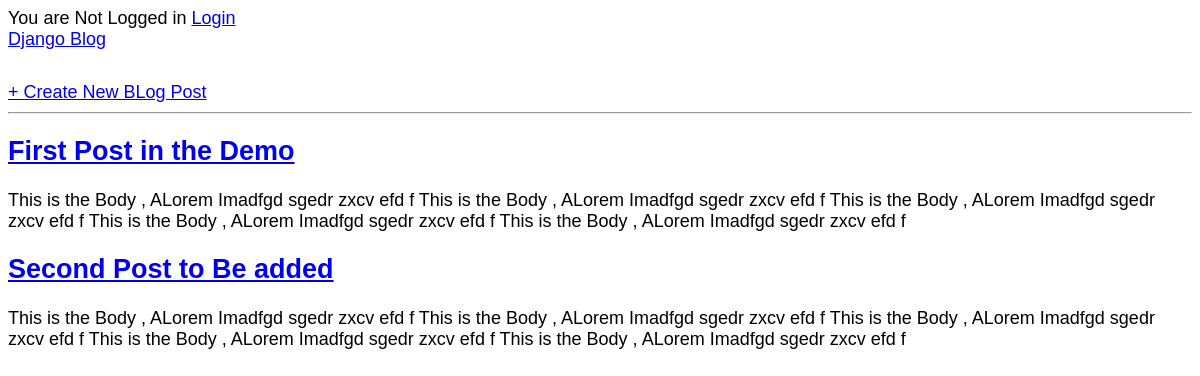
The app's page /, older data.
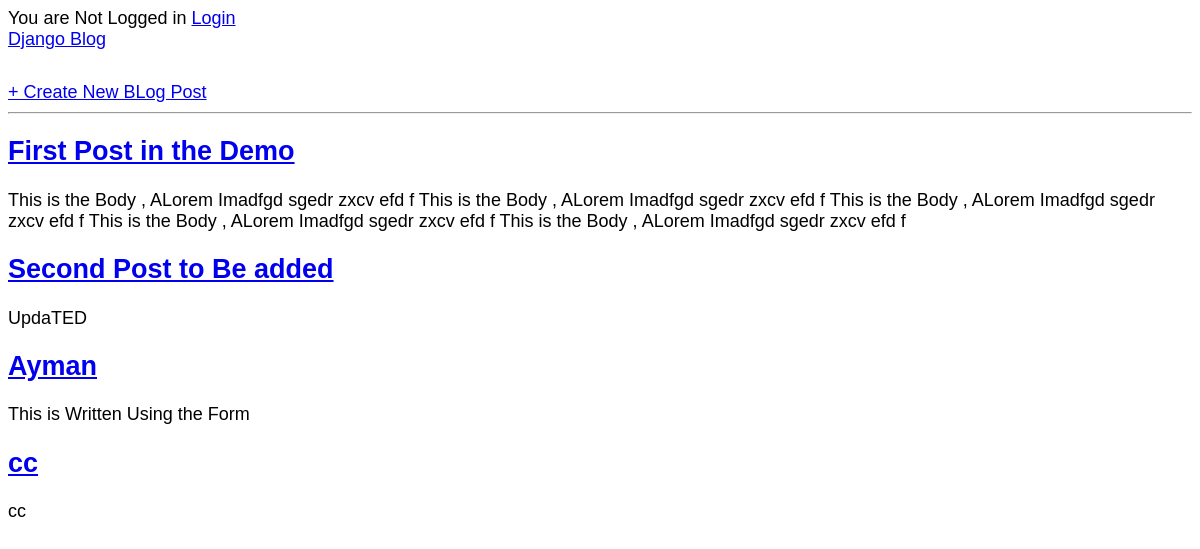
The same page, newer data.
### blog/models.py (models this page shows, shortened)
class Post(models.Model) :
    title  = models.CharField(max_length=200)
    body = models.TextField()
    author = models.ForeignKey('auth.User' , on_delete=models.CASCADE)

### blog/views.py (the view)
# urls.py: path('', BlogListView.as_view(), name="home"),
class BlogListView(ListView):
    model = Post
    template_name = 'home.html'

### templates/home.html (shortened to what this page needs)
<!DOCTYPE html>
{% extends 'base.html' %}
    {% block content %} {% for post in object_list %}
    <div>
      <h2>
        <a href="{% url 'post_detail' post.pk %}">
          {{ post.title }}
        </a>
      </h2>
      <p>{{ post.body }}</p>
    </div>
    {% endfor %} {% endblock content%}

### templates/base.html (shortened to what this page needs)
<!DOCTYPE html>
{% load static %}
<html lang="en">
  <head>
    <link rel="stylesheet" href="{% static 'css/base.css' %}" />
  </head>
  {% if user.is_authenticated %} Welcome : {{ user.username }}
  <a href="{% url 'logout' %}">Log out : </a>
  {% else %} You are Not Logged in
  <a href=" {% url 'login' %}"> Login </a>
  {% endif %}
  <body>
    <div class="nav-left">
      <a href=" {% url 'home' %} ">Django Blog</a>
    </div>
    <div class="nav-right">
      <a href="{% url 'post_new' %}">+ Create New BLog Post</a>
    </div>
    <hr />
    {% block content %} {% endblock content %}
  </body>
</html>

### static/css/base.css (style rules this page uses)
body { font-family: "Source Sans Pro", sans-serif; font-size: 18px; }
.nav-left { margin-right: auto; }
.nav-right { display: flex; padding-top: 2rem; }

Row changes from the older to the newer data that the page shows:
changed Post "Second Post to Be added": body "This is the Body , ALorem Imadfgd sgedr zxcv efd f This is the Body , ALorem Imadfgd sgedr zxcv efd f This is the Body , ALorem Imadfgd sgedr zxcv efd f This is the Body , ALorem Imadfgd sgedr zxcv efd f This is the Body , ALorem Imadfgd sgedr zxcv efd f" → "UpdaTED"
added Post: title "Ayman", body "This is Written Using the Form"
added Post: title "cc", body "cc"
